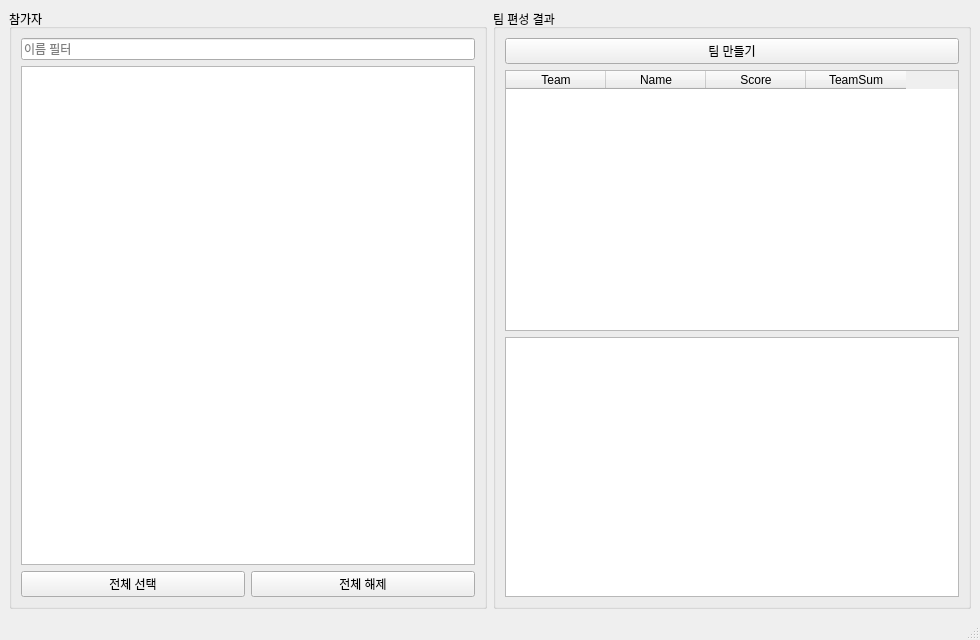
<?xml version="1.0" encoding="UTF-8"?>
<ui version="4.0">
 <class>MainWindow</class>
 <widget class="QMainWindow" name="MainWindow">
  <property name="geometry">
   <rect>
    <x>0</x>
    <y>0</y>
    <width>980</width>
    <height>640</height>
   </rect>
  </property>
  <property name="windowTitle">
   <string>Jokgu Team Maker</string>
  </property>
  <widget class="QWidget" name="centralwidget">
   <layout class="QHBoxLayout" name="horizontalLayout_2">
    <item>
     <widget class="QGroupBox" name="groupPlayers">
      <property name="title">
       <string>참가자</string>
      </property>
      <layout class="QVBoxLayout" name="verticalLayoutPlayers">
       <item>
        <widget class="QLineEdit" name="EDT_FILTER">
         <property name="placeholderText">
          <string>이름 필터</string>
         </property>
        </widget>
       </item>
       <item>
        <widget class="QListWidget" name="LIST_PLAYERS">
         <property name="autoScroll">
          <bool>true</bool>
         </property>
        </widget>
       </item>
       <item>
        <layout class="QHBoxLayout" name="horizontalLayoutButtons">
         <item>
          <widget class="QPushButton" name="BTN_ALL">
           <property name="text">
            <string>전체 선택</string>
           </property>
          </widget>
         </item>
         <item>
          <widget class="QPushButton" name="BTN_NONE">
           <property name="text">
            <string>전체 해제</string>
           </property>
          </widget>
         </item>
        </layout>
       </item>
      </layout>
     </widget>
    </item>
    <item>
     <widget class="QGroupBox" name="groupResult">
      <property name="title">
       <string>팀 편성 결과</string>
      </property>
      <layout class="QVBoxLayout" name="verticalLayoutResult">
       <item>
        <widget class="QPushButton" name="BTN_MAKE">
         <property name="text">
          <string>팀 만들기</string>
         </property>
        </widget>
       </item>
       <item>
        <widget class="QTableWidget" name="TABLE_RESULT">
         <property name="rowCount">
          <number>0</number>
         </property>
         <property name="columnCount">
          <number>4</number>
         </property>
         <column>
          <property name="text">
           <string>Team</string>
          </property>
         </column>
         <column>
          <property name="text">
           <string>Name</string>
          </property>
         </column>
         <column>
          <property name="text">
           <string>Score</string>
          </property>
         </column>
         <column>
          <property name="text">
           <string>TeamSum</string>
          </property>
         </column>
        </widget>
       </item>
       <item>
        <widget class="QPlainTextEdit" name="TXT_LOG">
         <property name="readOnly">
          <bool>true</bool>
         </property>
        </widget>
       </item>
      </layout>
     </widget>
    </item>
   </layout>
  </widget>
  <widget class="QMenuBar" name="menubar">
   <property name="geometry">
    <rect>
     <x>0</x>
     <y>0</y>
     <width>980</width>
     <height>22</height>
    </rect>
   </property>
  </widget>
  <widget class="QStatusBar" name="statusbar"/>
 </widget>
 <resources/>
 <connections/>
</ui>
